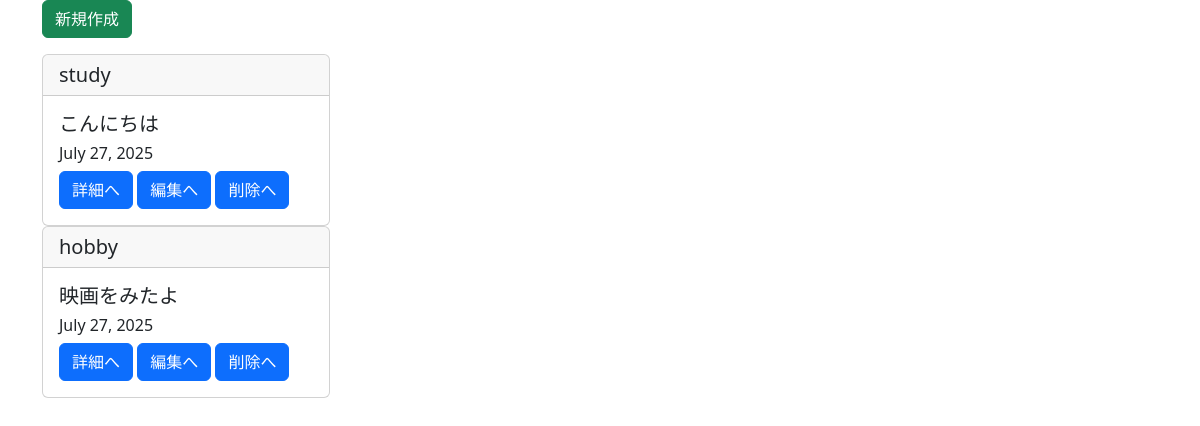
The page /list/ on the database as committed earlier.
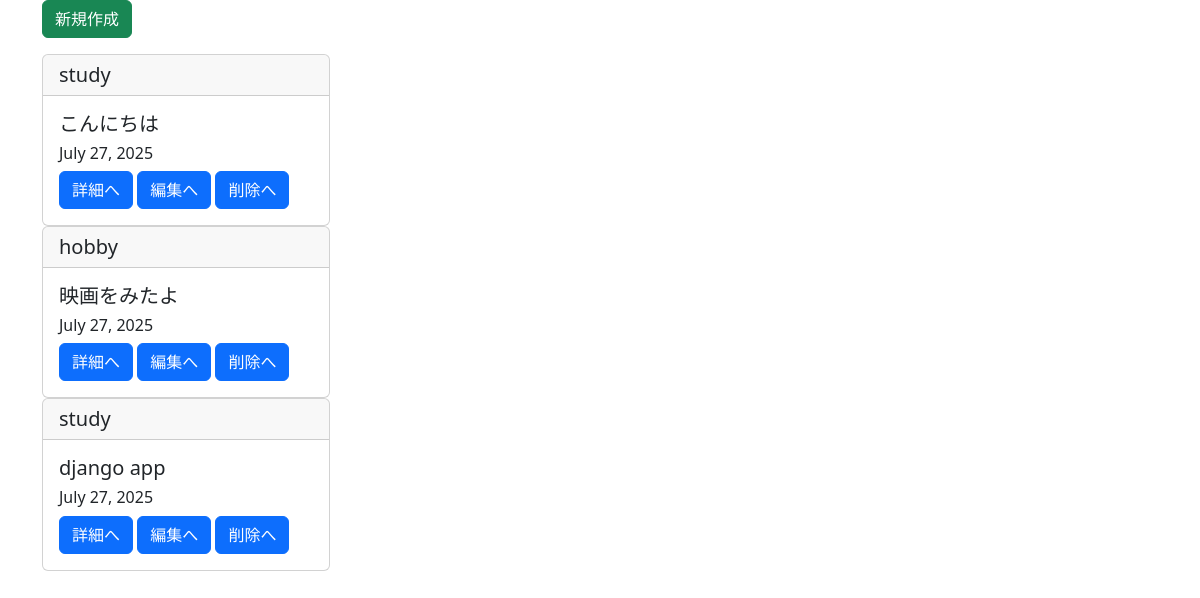
The same page on the database as committed later.
### blogpost/models.py (models this page shows, shortened)
class BlogModel(models.Model):
    title = models.CharField(max_length=100)
    content = models.TextField()
    postdate = models.DateField(auto_now_add=True)
    category = models.CharField(
        max_length = 100,
        choices = CATEGORY
    )

### blogpost/views.py (the view)
# urls.py: path('list/', BlogList.as_view(), name = 'list'),
class BlogList(ListView):
    template_name = 'list.html'
    model = BlogModel

### templates/list.html (shortened to what this page needs)
{% extends 'base.html' %}
{% block content %}
<div class="container">
    <div class="mb-3">
        <a href="{% url 'create' %}" class="btn btn-success">新規作成</a>
    </div>
    {% for item in object_list %}
        <div class="card" style="width: 18rem;">
            <h5 class = 'card-header'> {{ item.category }} </h5>
            <div class="card-body">
                <h5 class="card-title">{{ item.title }}</h5>
                <h6 class="card-title">{{ item.postdate}}</h6>
                <a href="{% url 'detail' item.pk %}" class="btn btn-primary">詳細へ</a>
                <a href="{% url 'update' item.pk %}" class="btn btn-primary">編集へ</a>
                <a href="{% url 'delete' item.pk %}" class="btn btn-primary">削除へ</a>
            </div>
        </div>
    {% endfor %}
</div>
{% endblock content %}

### templates/base.html (shortened to what this page needs)
<!DOCTYPE html>
<html lang="ja">
<head>
    <link href="https://cdn.jsdelivr.net/npm/bootstrap@5.3.7/dist/css/bootstrap.min.css"
    rel="stylesheet">
</head>
<body>
    {% block content %}
    {% endblock content %}
</body>
</html>

Rows that differ between the two databases and show on the page:
added BlogModel: category "study", title "django app", postdate "July 27, 2025"
